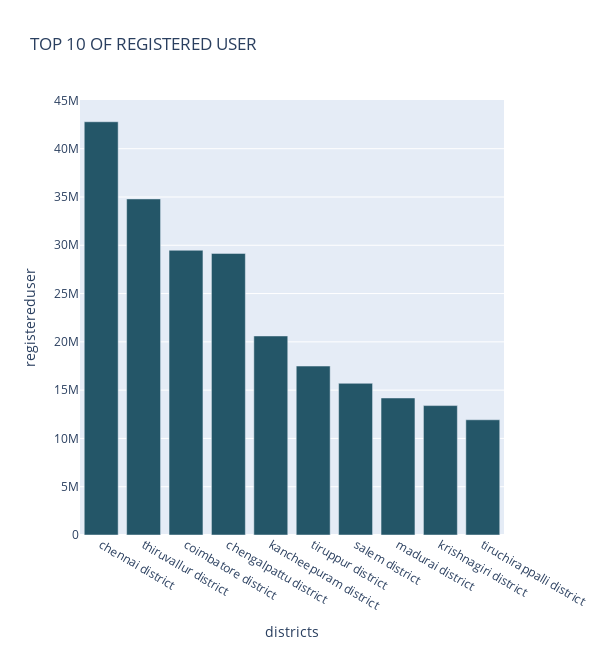
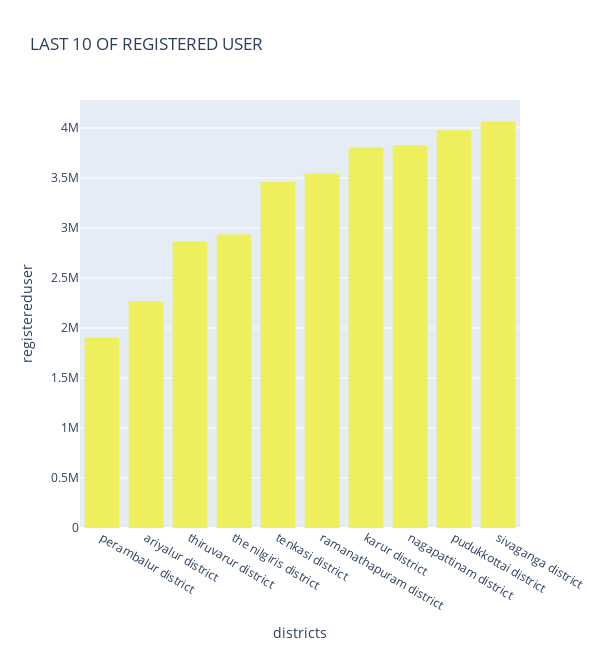

The notebook cell saved with these charts, in order:
### Code cell
top_chart_registered_user("map_user","Tamil Nadu")

### Figure 1 — Plotly figure (JSON) as saved in the notebook; plotly's stock layout.template omitted (floating-point values rounded to 4 significant figures)
{"data": [{"alignmentgroup": "True", "hovertemplate": "<b>%{hovertext}</b><br><br>districts=%{x}<br>registereduser=%{y}<extra></extra>", "hovertext": ["chennai district", "thiruvallur district", "coimbatore district", "chengalpattu district", "kancheepuram district", "tiruppur district", "salem district", "madurai district", "krishnagiri district", "tiruchirappalli district"], "legendgroup": "", "marker": {"color": "rgb(36, 86, 104)", "pattern": {"shape": ""}}, "name": "", "offsetgroup": "", "orientation": "v", "showlegend": false, "textposition": "auto", "type": "bar", "x": ["chennai district", "thiruvallur district", "coimbatore district", "chengalpattu district", "kancheepuram district", "tiruppur district", "salem district", "madurai district", "krishnagiri district", "tiruchirappalli district"], "xaxis": "x", "y": [42789416, 34798366, 29482046, 29158112, 20609673, 17493539, 15707891, 14187482, 13401019, 11930280], "yaxis": "y"}], "layout": {"barmode": "relative", "height": 650, "legend": {"tracegroupgap": 0}, "title": {"text": "TOP 10 OF REGISTERED USER"}, "width": 600, "xaxis": {"anchor": "y", "domain": [0, 1], "title": {"text": "districts"}}, "yaxis": {"anchor": "x", "domain": [0, 1], "title": {"text": "registereduser"}}}}

### Figure 2 — Plotly figure (JSON) as saved in the notebook; plotly's stock layout.template omitted (floating-point values rounded to 4 significant figures)
{"data": [{"alignmentgroup": "True", "hovertemplate": "<b>%{hovertext}</b><br><br>districts=%{x}<br>registereduser=%{y}<extra></extra>", "hovertext": ["perambalur district", "ariyalur district", "thiruvarur district", "the nilgiris district", "tenkasi district", "ramanathapuram district", "karur district", "nagapattinam district", "pudukkottai district", "sivaganga district"], "legendgroup": "", "marker": {"color": "rgb(237, 239, 93)", "pattern": {"shape": ""}}, "name": "", "offsetgroup": "", "orientation": "v", "showlegend": false, "textposition": "auto", "type": "bar", "x": ["perambalur district", "ariyalur district", "thiruvarur district", "the nilgiris district", "tenkasi district", "ramanathapuram district", "karur district", "nagapattinam district", "pudukkottai district", "sivaganga district"], "xaxis": "x", "y": [1904519, 2269938, 2868530, 2938130, 3463041, 3548692, 3807814, 3829345, 3980246, 4065642], "yaxis": "y"}], "layout": {"barmode": "relative", "height": 650, "legend": {"tracegroupgap": 0}, "title": {"text": "LAST 10 OF REGISTERED USER"}, "width": 600, "xaxis": {"anchor": "y", "domain": [0, 1], "title": {"text": "districts"}}, "yaxis": {"anchor": "x", "domain": [0, 1], "title": {"text": "registereduser"}}}}
